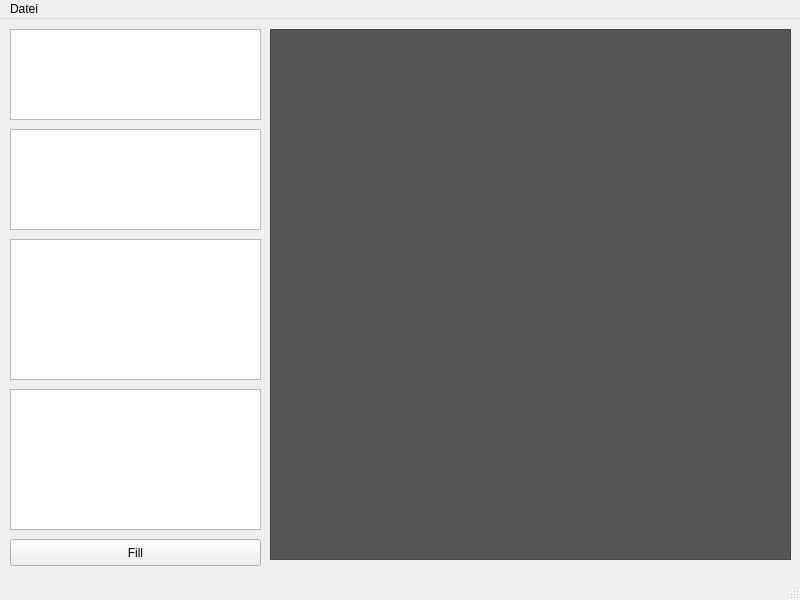
<?xml version="1.0" encoding="UTF-8"?>
<ui version="4.0">
 <class>iPhotoViewerClass</class>
 <widget class="QMainWindow" name="iPhotoViewerClass">
  <property name="geometry">
   <rect>
    <x>0</x>
    <y>0</y>
    <width>800</width>
    <height>600</height>
   </rect>
  </property>
  <property name="windowTitle">
   <string/>
  </property>
  <widget class="QWidget" name="centralwidget">
   <widget class="QPushButton" name="pushButton">
    <property name="geometry">
     <rect>
      <x>10</x>
      <y>520</y>
      <width>251</width>
      <height>27</height>
     </rect>
    </property>
    <property name="text">
     <string>Fill</string>
    </property>
   </widget>
   <widget class="QListView" name="lstPhotos">
    <property name="geometry">
     <rect>
      <x>10</x>
      <y>10</y>
      <width>251</width>
      <height>91</height>
     </rect>
    </property>
   </widget>
   <widget class="QListView" name="lstAlbums">
    <property name="geometry">
     <rect>
      <x>10</x>
      <y>110</y>
      <width>251</width>
      <height>101</height>
     </rect>
    </property>
   </widget>
   <widget class="QListView" name="lstPhotosInAlbum">
    <property name="geometry">
     <rect>
      <x>10</x>
      <y>370</y>
      <width>251</width>
      <height>141</height>
     </rect>
    </property>
   </widget>
   <widget class="QListView" name="lstRolls">
    <property name="geometry">
     <rect>
      <x>10</x>
      <y>220</y>
      <width>251</width>
      <height>141</height>
     </rect>
    </property>
   </widget>
   <widget class="QScrollArea" name="scrollArea">
    <property name="geometry">
     <rect>
      <x>270</x>
      <y>10</y>
      <width>521</width>
      <height>531</height>
     </rect>
    </property>
    <property name="sizePolicy">
     <sizepolicy hsizetype="Expanding" vsizetype="Expanding">
      <horstretch>0</horstretch>
      <verstretch>0</verstretch>
     </sizepolicy>
    </property>
    <property name="palette">
     <palette>
      <active>
       <colorrole role="Base">
        <brush brushstyle="SolidPattern">
         <color alpha="255">
          <red>255</red>
          <green>255</green>
          <blue>255</blue>
         </color>
        </brush>
       </colorrole>
       <colorrole role="Window">
        <brush brushstyle="SolidPattern">
         <color alpha="255">
          <red>85</red>
          <green>85</green>
          <blue>85</blue>
         </color>
        </brush>
       </colorrole>
      </active>
      <inactive>
       <colorrole role="Base">
        <brush brushstyle="SolidPattern">
         <color alpha="255">
          <red>255</red>
          <green>255</green>
          <blue>255</blue>
         </color>
        </brush>
       </colorrole>
       <colorrole role="Window">
        <brush brushstyle="SolidPattern">
         <color alpha="255">
          <red>85</red>
          <green>85</green>
          <blue>85</blue>
         </color>
        </brush>
       </colorrole>
      </inactive>
      <disabled>
       <colorrole role="Base">
        <brush brushstyle="SolidPattern">
         <color alpha="255">
          <red>85</red>
          <green>85</green>
          <blue>85</blue>
         </color>
        </brush>
       </colorrole>
       <colorrole role="Window">
        <brush brushstyle="SolidPattern">
         <color alpha="255">
          <red>85</red>
          <green>85</green>
          <blue>85</blue>
         </color>
        </brush>
       </colorrole>
      </disabled>
     </palette>
    </property>
    <property name="styleSheet">
     <string notr="true"/>
    </property>
    <property name="widgetResizable">
     <bool>true</bool>
    </property>
    <widget class="QWidget" name="scrollAreaWidgetContents">
     <property name="geometry">
      <rect>
       <x>0</x>
       <y>0</y>
       <width>519</width>
       <height>529</height>
      </rect>
     </property>
    </widget>
   </widget>
  </widget>
  <widget class="QMenuBar" name="menubar">
   <property name="geometry">
    <rect>
     <x>0</x>
     <y>0</y>
     <width>800</width>
     <height>21</height>
    </rect>
   </property>
   <widget class="QMenu" name="menuIPhotoViewer">
    <property name="title">
     <string>Datei</string>
    </property>
   </widget>
   <addaction name="menuIPhotoViewer"/>
  </widget>
  <widget class="QStatusBar" name="statusbar"/>
 </widget>
 <resources/>
 <connections/>
</ui>
